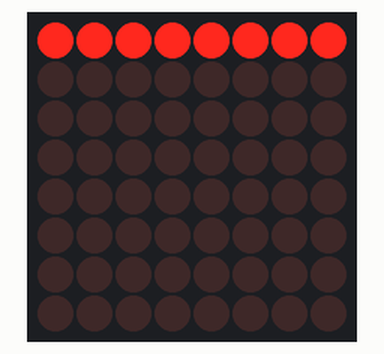
Bench run of a sketch on a simulated ESP32. On the bench: 8×8 LED matrix. Wiring (inferred from the names in the program): MAX7219 LED driver (orientation assumed): CS GPIO 5.

Above: at 0.15 s.
At 1.05 s:
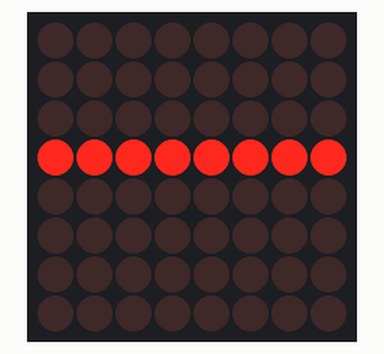
At 1.65 s:
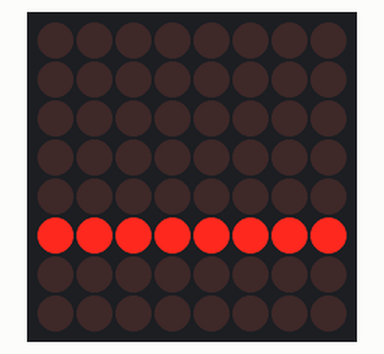
At 2.25 s:
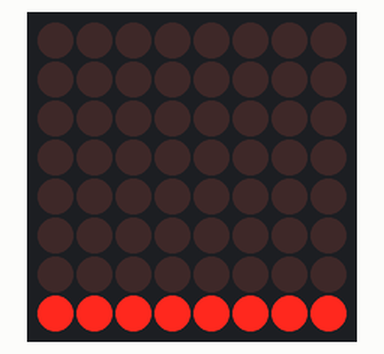

The sketch:

Test1_matrix_spi_8x8.ino
```cpp
#include <SPI.h>

#define CS 5

void sendCommand(byte address, byte data) {
  digitalWrite(CS, LOW);
  SPI.transfer(address);
  SPI.transfer(data);
  digitalWrite(CS, HIGH);
}

void clearDisplay() {
  for (int i = 1; i <= 8; i++) {
    sendCommand(i, 0x00);
  }
}

void setup() {
  pinMode(CS, OUTPUT);
  digitalWrite(CS, HIGH);

  SPI.begin();  // Default ESP32 VSPI pins

  sendCommand(0x0F, 0x00);  // Display test OFF
  sendCommand(0x0C, 0x01);  // Shutdown OFF (normal mode)
  sendCommand(0x0B, 0x07);  // Scan limit = 8 digits
  sendCommand(0x0A, 0x08);  // Intensity
  sendCommand(0x09, 0x00);  // No decode for matrix

  clearDisplay();
}

void loop() {
  for (int row = 1; row <= 8; row++) {
    clearDisplay();
    sendCommand(row, 0xFF);
    delay(300);
  }
}
```

Measured:
- by itself, everything shown: repeats every 2.4 s, in 8 steps
